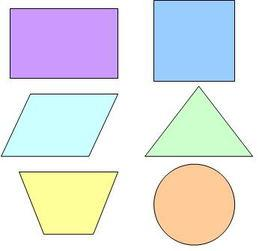
#> input picture Opencv-python_Test/imRange_get_shapes/img.jpeg, 259 x 251 px
$ python get_shapes.py
#> lines starting #> are read from the running program, lines starting #| are printed output that depends on the picture; after the words box and inside, x2 and y2 are one past the last pixel; in counts of white or black regions, pixels touching at a corner belong together
# -*- codeing = utf-8 -*-
# -*- coding: utf-8 -*-
# @Time    : 2021/3/25 22:48
# @Author  : 谭洋 202031001951
# @Email   : 1767774755@qq.com
# @File    : get_shapes.py
# @Software: PyCharm

import cv2

img=cv2.imread("img.jpeg")
#> img is the input picture: shape (251, 259, 3); mean B, G, R 230.4, 228.3, 225.9
gry_img = cv2.cvtColor(img,cv2.COLOR_BGR2GRAY)
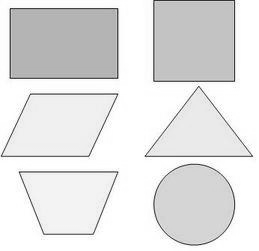
#> gry_img: shape (251, 259); min 39, max 255, mean 227.8
img_Blur = cv2.GaussianBlur(gry_img,(5,5),2)
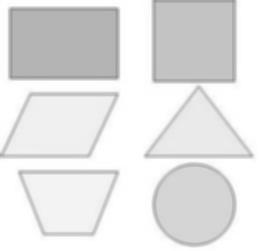
#> img_Blur: shape (251, 259); min 146, max 255, mean 227.9
img_canny = cv2.Canny(img_Blur,20,20)
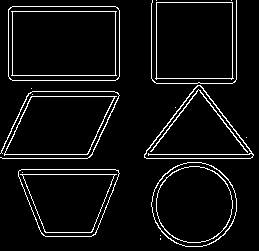
#> img_canny: shape (251, 259); 5.8% white in thin lines or dots
img_Contours=img.copy()
def getcontours(img):
    pass
    contours,hierarchy=cv2.findContours(img,cv2.RETR_EXTERNAL,cv2.CHAIN_APPROX_NONE)#contours表示找到的轮廓对象
#> contours = 16 contours, 9 with area under 20; largest, box (x1, y1, x2, y2) and area: (8, 6, 120, 81) 8189, (155, 2, 234, 80) 5779, (151, 162, 237, 247) 5604, (18, 169, 120, 237) 5232, (4, 96, 117, 156) 4845, (144, 85, 254, 159) 4346, (0, 91, 120, 159) 56

    for cnt in contours:
        area = cv2.contourArea(cnt)
        print(area)
        if area>300:        #除噪  过滤掉小于面积300的检测图形
            cv2.drawContours(img_Contours,cnt,-1,(255,0,0),2)
            peri=cv2.arcLength(cnt,True)#True 表示闭合
            approx = cv2.approxPolyDP(cnt,0.02*peri,True)  #图形逼近算法检测拐点数字越小精度越高
            print(len(approx))
            objCor = len(approx)

            x, y, w, h =cv2.boundingRect(approx) #approx 是一张图片（二值图） 返回他的左上角坐标，和宽高
            cv2.rectangle( img_Contours , (x , y) , (x + w , y + h) , (0 , 0 , 255) , 2 )#用最小的矩形框选出图像
            if objCor ==3:objectType="tri"
            elif objCor == 4:
                aspRatio = w/float(h)
                if aspRatio<1.2 and aspRatio > 0.8:objectType="Square"
                else:objectType="Rectangle"
            elif objCor>4:objectType="Circle"
            else:objectType="None"
            cv2.putText(img_Contours,objectType,(x+(w//2)-20,y+(h//2)-5),
                        cv2.FONT_ITALIC,0.5,(0,0,0),1)
#> this loop made 16 passes
#> (area, peri, approx, objCor, x, y, w, h) on passes 3, 7, 12, 13: (5232, 303.2, [[18, 171], [45, 236], [95, 234], [119, 173]], 4, 18, 171, 102, 66), (4845, 309.2, [[4, 155], [87, 154], [116, 96], [31, 96]], 4, 4, 96, 113, 60), (8189, 363, [[8, 9], [10, 79], [118, 78], [117, 7]], 4, 8, 7, 111, 73), (5779, 308.5, [[156, 2], [156, 79], [233, 78], [232, 2]], 4, 156, 2, 78, 78)
#> (area, peri, approx, objCor, x, y, w, h) on pass 11: (4346.5, 300.1, [[144, 154], [253, 155], [200, 85]], 3, 144, 85, 110, 71)
#| 0.0
#| 0.0
#| 5232.0
#| 4
#| 5604.5
#| 8
#| 0.0
#| 0.0
#| 4845.0
#| 4
#> (further printed lines are left out)
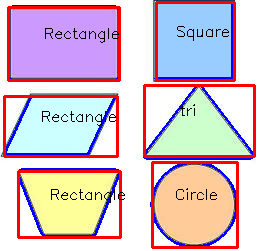
#> img_Contours: shape (251, 259, 3); 14.72% of pixels changed, all inside (x1, y1, x2, y2) = (3, 1, 256, 249)

getcontours(img_canny)

cv2.imshow("img_canny",img_canny)
cv2.imshow("input",img)
cv2.imshow("gray",gry_img)
cv2.imshow("img_Blur",img_Blur)
cv2.imshow("img_Contours",img_Contours)
cv2.waitKey(0)
